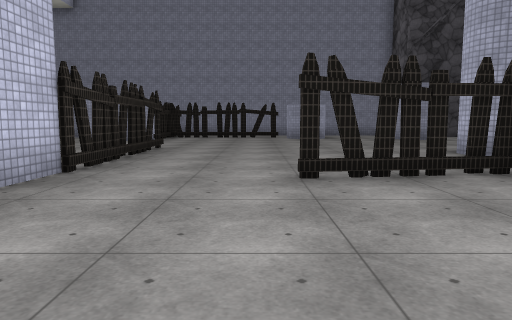
view 1 (above)

17 first-person views from a walk through a 3-D level made in the Unity game engine. The camera is 1.3 m above the floor, tilts 6° down and sees 70° across. The floor is counted in squares, 2 m on a side. Each view is taken from the middle of a square. On the plan, view 1 faces up. The plan holds only what a view shows up to about 11 squares ahead; the rest is blank. The place goes on beyond the plan. The player character is not drawn. Some animated figures are not drawn. Surface patterns are stand-ins for the level's own textures.

view 2
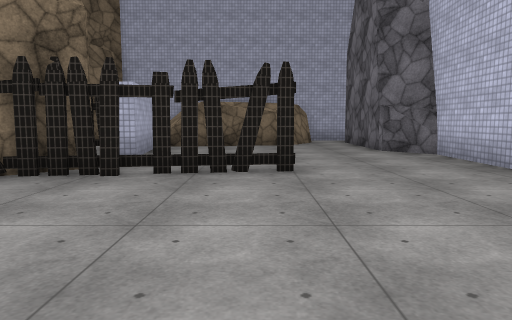

view 3
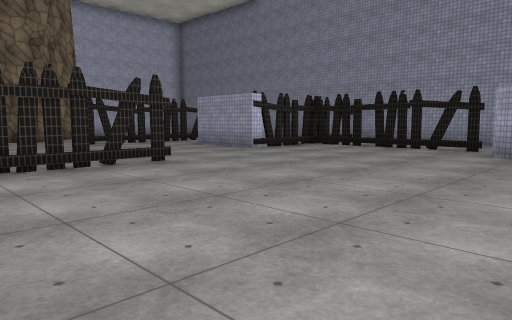

view 4
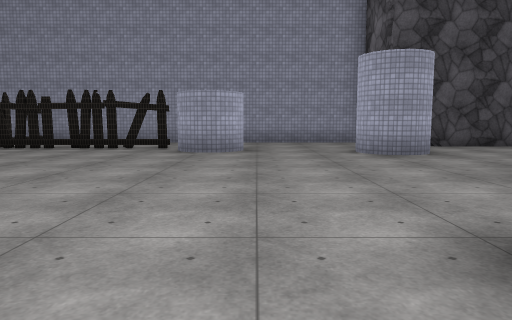

view 5
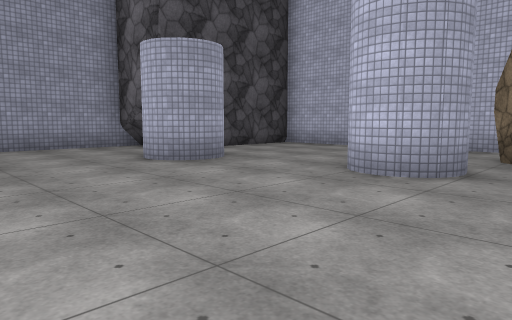

view 6
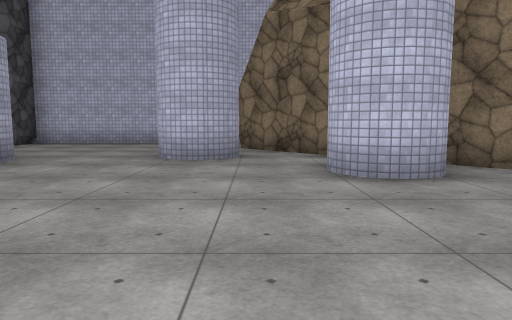

view 7
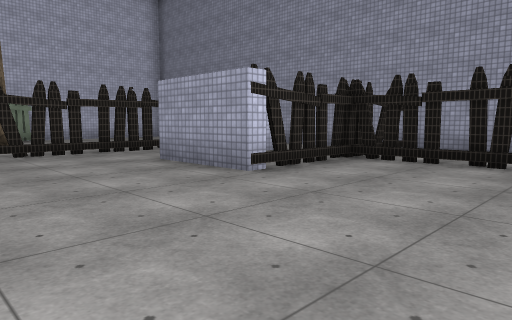

view 8
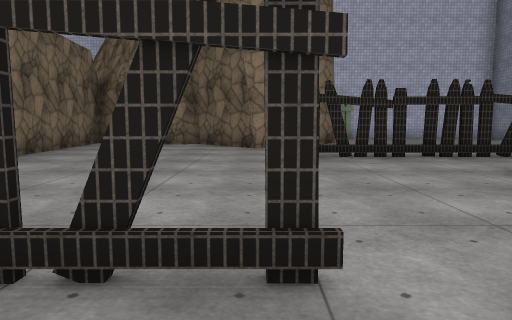

view 9
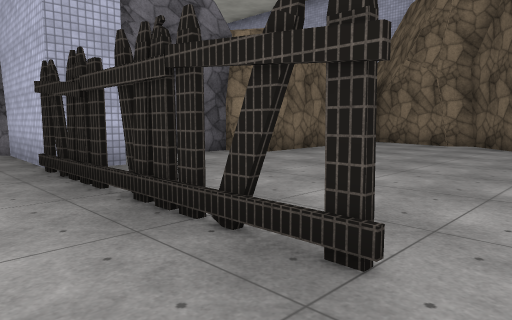

view 10
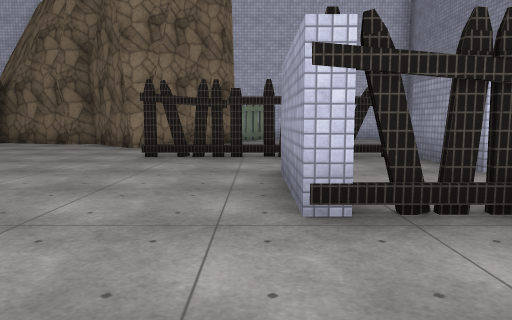

view 11
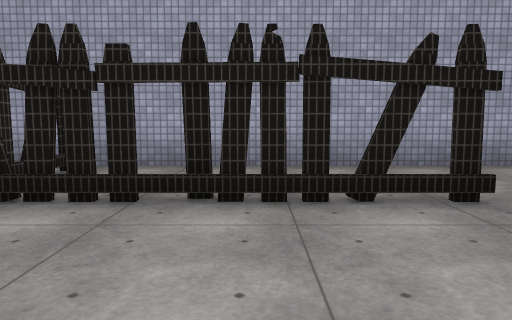

view 12
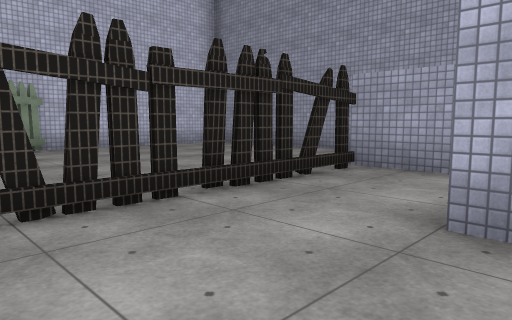

view 13
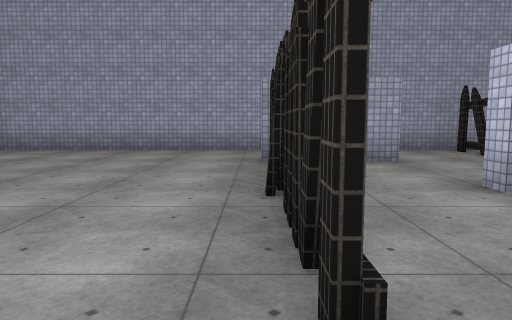

view 14
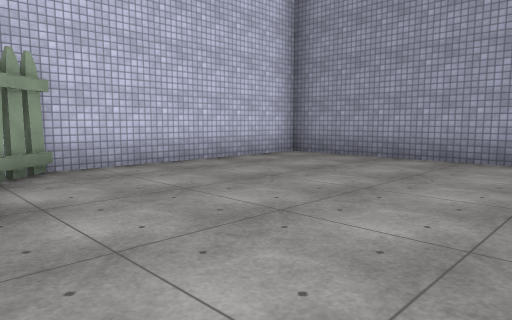

view 15
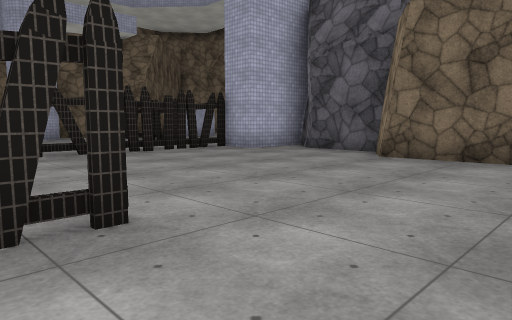

view 16
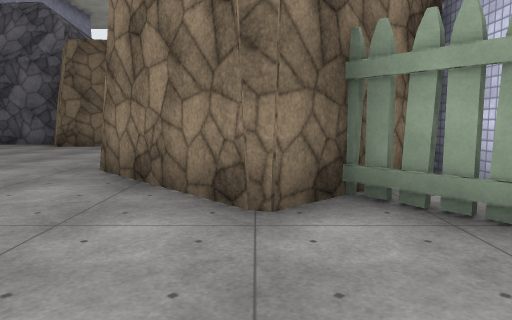

view 17
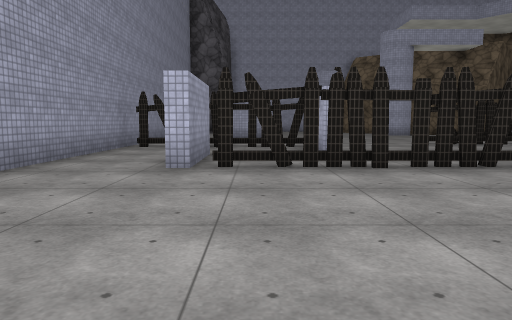

### Floor plan
Key: @ floor where view 1 was taken; # wall or solid block; x gap in a wall; . floor; ^ raised ledge; T thing the floor can be seen under or through; O other object.
Columns run from 15 left of view 1 to 11 right of it. Each row starts with its distance up from view 1.
 18 #######################
 17 #..........#..........#
 16 #..........#.......... ####
 15 #......TT#.##x#xx ........#
 14 #......x...x.....#...#....#
 13 #......x...#..............#
 12 ##.....x..##..............#
 11  #O#...T................. #
 10  ####..T..............#...#
  9  #  ##.......#..........#
  8    ##........x......#..##
  7    #.........T......#.##
  6    #.........T.......#
  5    #........#......###
  4    ######...#...#x##
  3         #####.....#
  2             #.....#
  1             ##....###
  0              #.@...
 -1              #..##^
 -2              #.##

Positions as (right, up) in squares from view 1, and headings:
1: (0, 0), facing up
2: (1, 9), facing down
3: (3, 6), facing up-left
4: (3, 6), facing up
5: (2, 8), facing up-right
6: (0, 9), facing right
7: (0, 9), facing up-left
8: (-1, 9), facing left
9: (-1, 10), facing down-left
10: (-1, 12), facing left
11: (-1, 12), facing up
12: (-5, 10), facing up-left
13: (-8, 9), facing up
14: (-9, 11), facing up-left
15: (-10, 11), facing down-right
16: (-12, 14), facing down
17: (-13, 14), facing right
